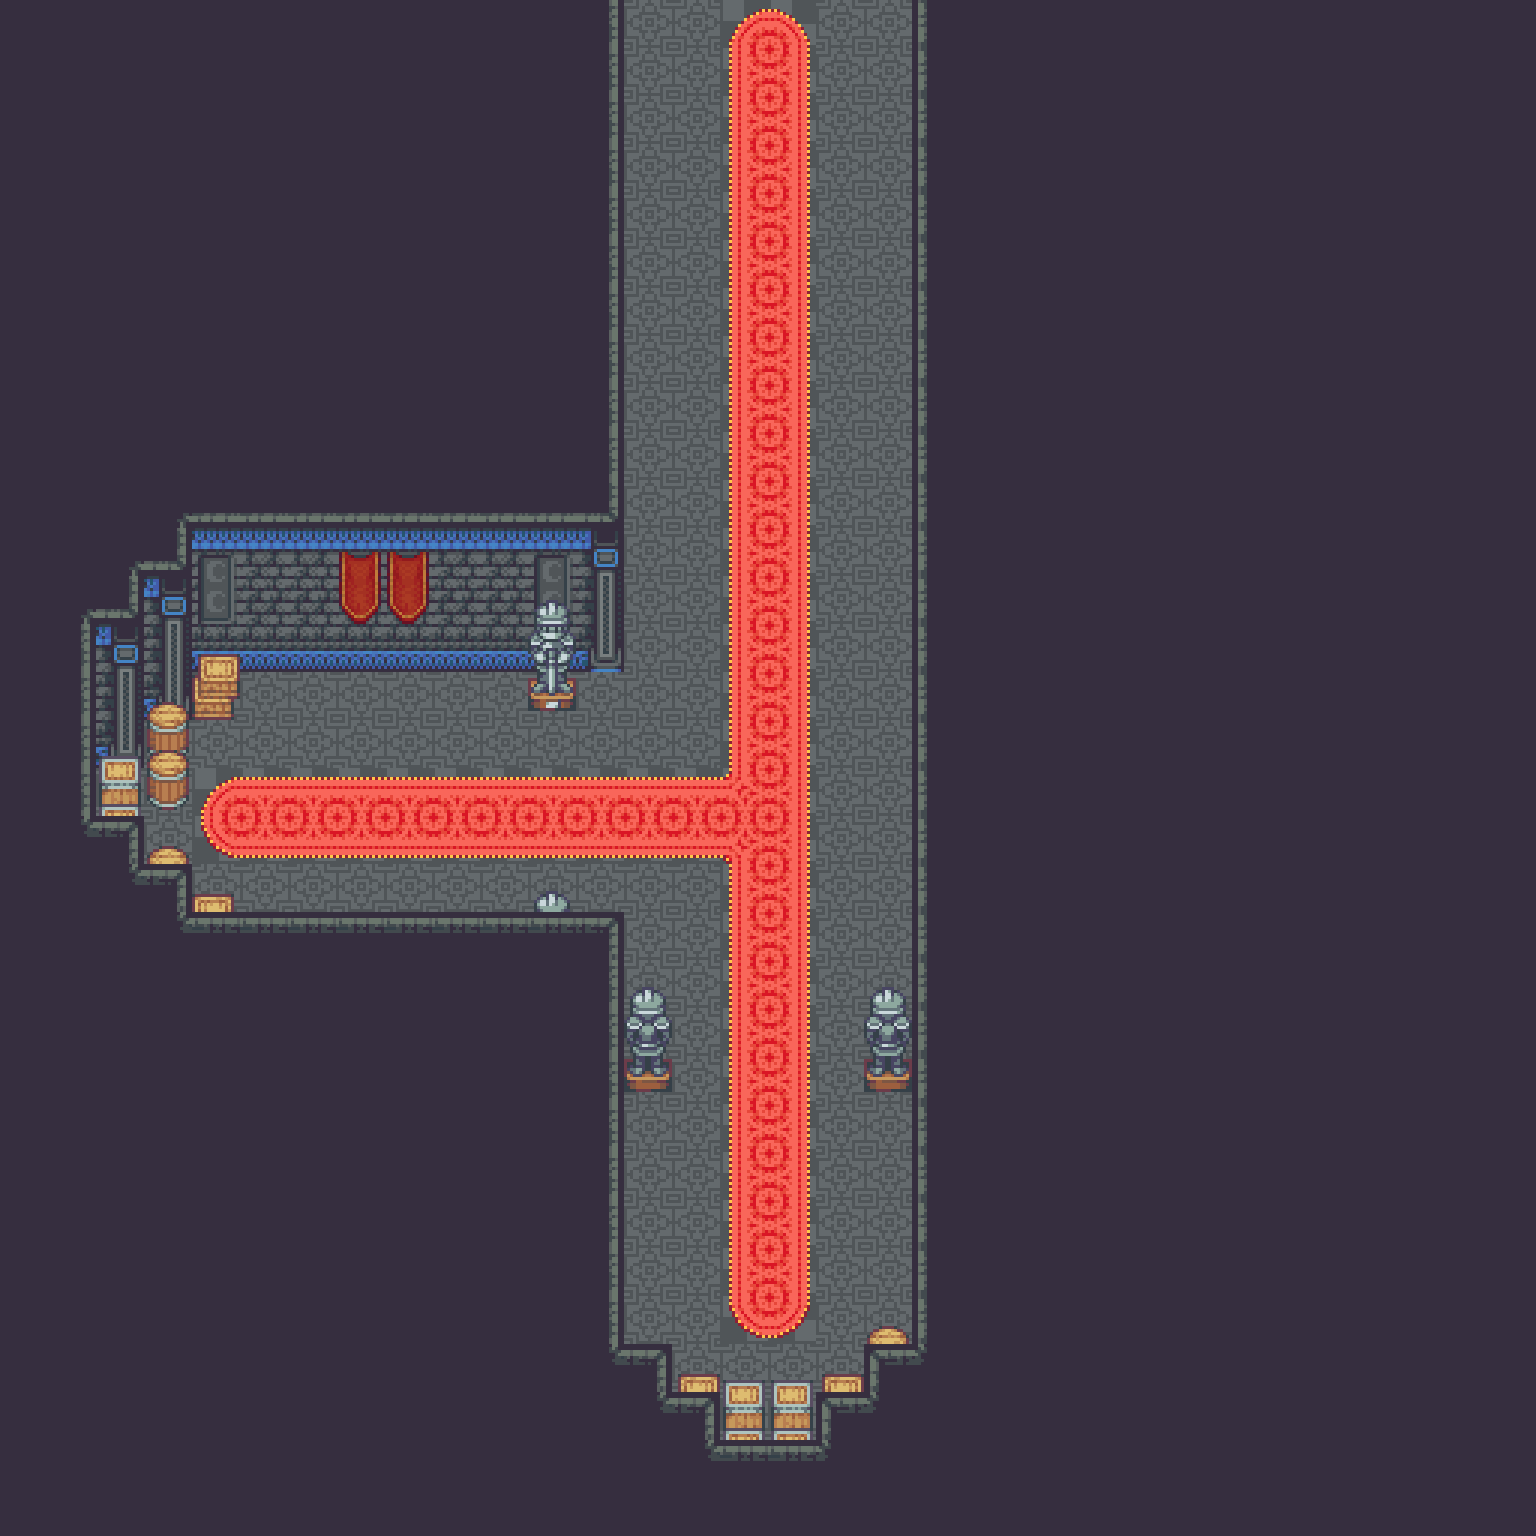

This game map was drawn from its Tiled (.tmx) file and the tilesets committed beside it. A one-line description and the trimmed map source follow:
An orthogonal 32x32 tile map with 48x48 px tiles, 4 tile layers (Ground, Flooring, Furnishing, Ceiling), 4 tilesets and 3 objects.

<map version="1.10" tiledversion="1.10.1" orientation="orthogonal" renderorder="right-down" width="32" height="32" tilewidth="48" tileheight="48" infinite="0" nextlayerid="6" nextobjectid="8">
 <tileset firstgid="1" source="Castle.tsx" />
 <tileset firstgid="1480" source="CastleInterior.tsx" />
 <tileset firstgid="3160" source="CastleObjects.tsx" />
 <tileset firstgid="3416" source="CastleObjects2.tsx" />
 <layer id="2" name="Ground" width="32" height="32">
  <data>[1024 cells, 1024 non-empty, 7 distinct tile ids]</data>
 </layer>
 <layer id="5" name="Flooring" width="32" height="32">
  <data>[1024 cells, 80 non-empty, 12 distinct tile ids]</data>
 </layer>
 <layer id="1" name="Furnishing" width="32" height="32">
  <data>[1024 cells, 822 non-empty, 33 distinct tile ids]</data>
 </layer>
 <layer id="4" name="Ceiling" width="32" height="32">
  <data>[1024 cells, 9 non-empty, 5 distinct tile ids]</data>
 </layer>
 <objectgroup id="3" name="Props">
  <object id="3" gid="235" x="672" y="1392" width="48" height="48">
   <properties>
    <property name="I" value="[ChestSpawn]" />
   </properties>
  </object>
  <object id="4" gid="235" x="144" y="864" width="48" height="48">
   <properties>
    <property name="I" value="[ChestSpawn]" />
   </properties>
  </object>
  <object id="5" gid="235" x="816" y="864" width="48" height="48">
   <properties>
    <property name="S" value="" />
   </properties>
  </object>
 </objectgroup>
</map>
